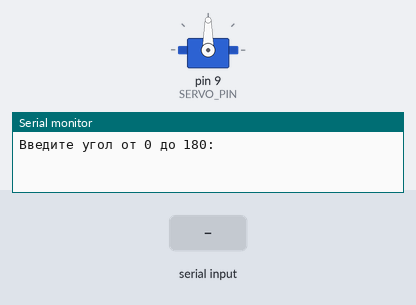
Bench run of a sketch on a simulated Arduino Uno, built with avr-gcc and run on an emulated ATmega328P. Parts: servo, the last lines printed to the serial monitor. The inputs (shaded band) are chosen by the test bench.

Above: at 1.2 s.
1.3 s: "0\n" received over Serial
At 1.76 s:
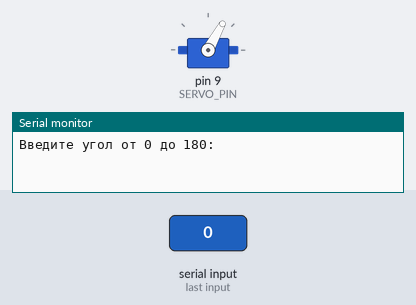
At 3.0 s:
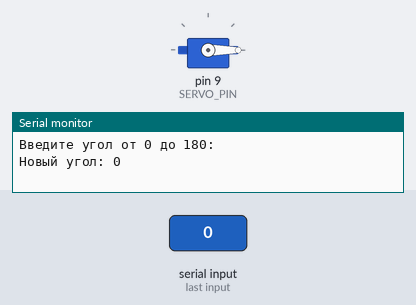
4.3 s: "90,45\n" received over Serial
5.8 s: "200\n" received over Serial
Timing chart, 0 to 8.8 s (numbered marks = the images above; inputs shaded):
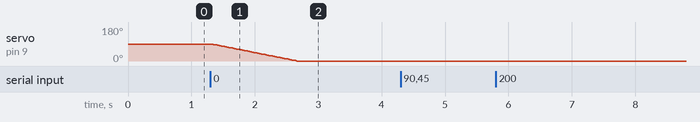

Measured:
- after the input at 1.3 s, servo on pin 9 (SERVO_PIN): moves from 90° to 0° over 1.3 s, starting at once

The sketch:

sketch.ino
```cpp
#include <Servo.h>

Servo servo;

const int SERVO_PIN = 9;
int currentAngle = 90;

void setup() {
  Serial.begin(9600);

  servo.attach(SERVO_PIN);
  servo.write(currentAngle);

  Serial.println("Введите угол от 0 до 180:");
}

void loop() {
  if (Serial.available()) {

    String input = Serial.readStringUntil('\n');
    input.trim();

    bool valid = true;

    if (input.length() == 0) {
      valid = false;
    }

    for (int i = 0; i < input.length(); i++) {
      if (!isDigit(input[i])) {
        valid = false;
        break;
      }
    }

    if (!valid) {
      Serial.println("Ошибка! Введите число от 0 до 180.");
      return;
    }

    int angle = input.toInt();

    if (angle < 0 || angle > 180) {
      Serial.println("Ошибка! Диапазон 0...180.");
      return;
    }

    if (angle != currentAngle) {

      if (angle > currentAngle) {
        for (int pos = currentAngle; pos <= angle; pos++) {
          servo.write(pos);
          delay(15);
        }
      } else {
        for (int pos = currentAngle; pos >= angle; pos--) {
          servo.write(pos);
          delay(15);
        }
      }

      currentAngle = angle;

      Serial.print("Новый угол: ");
      Serial.println(currentAngle);
    }
  }
}
```
